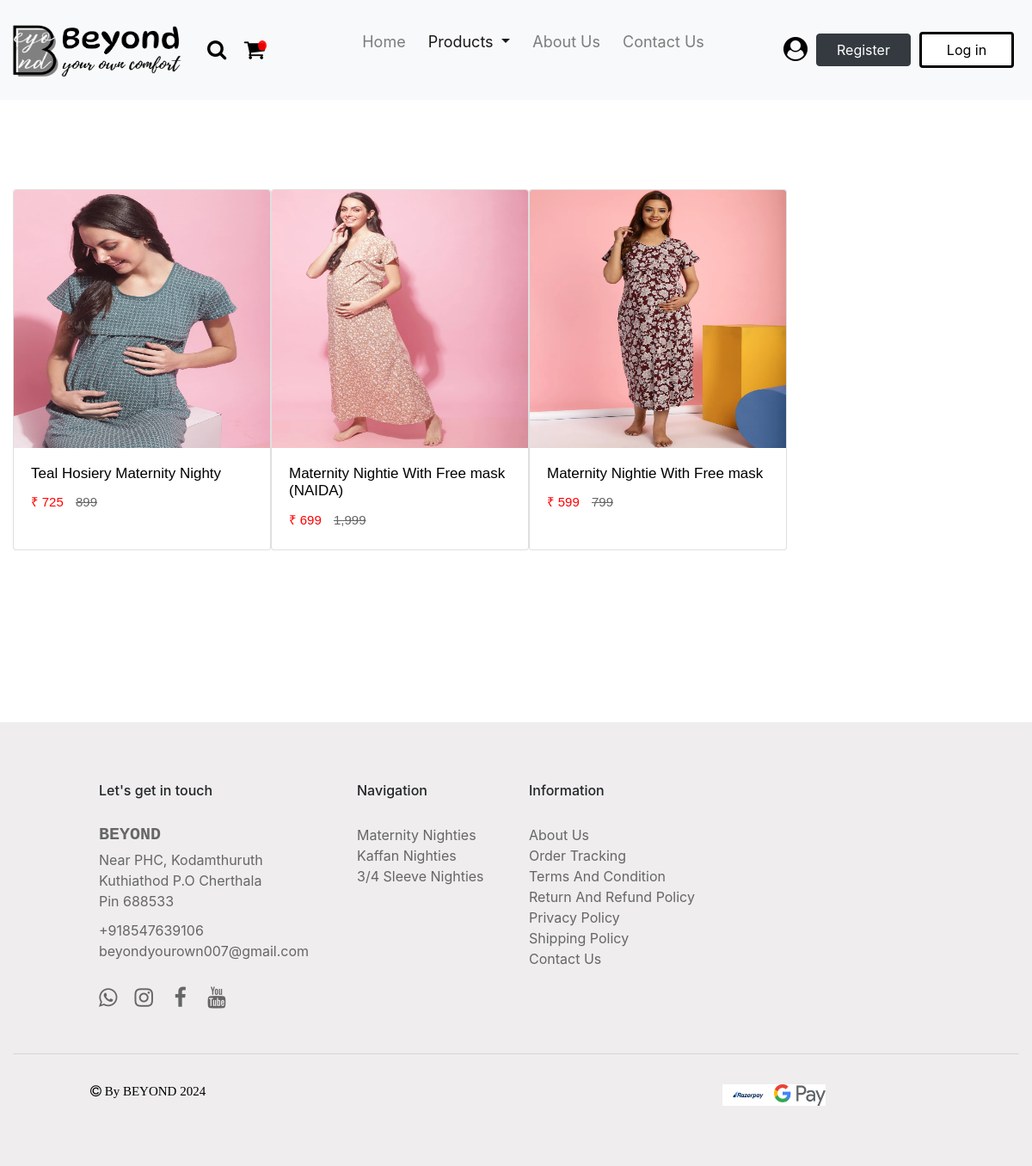
Page /product/maternity/ on the committed database.
### products/models.py (models this page shows, shortened)
class Product(BaseModel):
    product_name = models.CharField(max_length = 100)
    slug = models.SlugField(unique = True, null = True, blank = True)
    category = models.ForeignKey(Category, on_delete = models.CASCADE, related_name = "products")
    brand = models.CharField(max_length = 100, null = True)
    price = models.TextField(max_length = 10, null = True)
    dummy_price = models.TextField(max_length = 10, null = True)
    product_description = models.TextField(max_length = 500)
    color = models.CharField(max_length = 100, null = True)
    size_variant = models.ManyToManyField(SizeVariant, blank = True)

class ProductImage(BaseModel):
    product = models.ForeignKey(Product,  on_delete = models.CASCADE, related_name = "product_images")
    image = models.ImageField(upload_to="product")

### products/views.py (the view)
# urls.py: path('maternity/', maternity, name = 'maternity'),
def maternity(request):
    category_name = 'Maternity Nighties'
    category = Category.objects.get(category_name = category_name)
    products = Product.objects.filter(category = category)
    return render(request, 'product/maternity.html', {'category_name': category_name , 'products': products})

### templates/product/maternity.html (shortened to what this page needs)
{% load static %}
<!DOCTYPE html>
<html lang="en">
<head>
    <link href="https://use.fontawesome.com/releases/v5.0.1/css/all.css" rel="stylesheet">
    <link rel="stylesheet" href="https://cdn.jsdelivr.net/npm/bootstrap@4.6.2/dist/css/bootstrap.min.css">
    <link rel="stylesheet" href="https://cdnjs.cloudflare.com/ajax/libs/font-awesome/4.7.0/css/font-awesome.min.css">
</head>
<body>
    <nav class="navbar navbar-expand-lg navbar-light fixed-top bg-light">
        <a class="navbar-brand" href="{% url 'index' %}"><img src="{% static 'images/logo.png' %}" class="logo"></a>
        <a href="#"><span class="fa fa-search"></span></a>
        <a href="{% url 'cart' %}"><i class="fa badge fa-badge" value="{{ request.user.profile.get_cart_count }}">&#xf07a;</i></a>
        <div class="collapse navbar-collapse" id="navbarSupportedContent">
          <ul class="navbar-nav mr-auto">
            <li class="nav-item">
              <a class="nav-link js-scroll-trigger" href="{% url 'index' %}">Home <span class="sr-only">(current)</span></a>
            </li>
            <li class="nav-item dropdown active">
              <a class="nav-link dropdown-toggle" href="#" role="button" data-toggle="dropdown" aria-expanded="false">
                Products
              </a>
            </li>
            <li class="nav-item">
                <a class="nav-link js-scroll-trigger" href="#">About Us</a>
            </li>
            <li class="nav-item">
                <a class="nav-link js-scroll-trigger" href="#">Contact Us</a>
            </li>
          </ul>
          <form class="form-inline my-2 my-lg-0">
            <a href="" class="account-link js-scroll-trigger"><span class="fa fa-user-circle"></span></a>
            <a class="btn btn-dark js-scroll-trigger" href="{% url 'signup' %}">Register</a>
            <a class="btn btn-outline-dark js-scroll-trigger" href="{% url 'login' %}">Log in</a>
          </form>
        </div>
    </nav>
    <div class="container-fluid" id="container">
        <div class="row">
            {% for i in products %}
            <div class="col-xs-3 col-lg-3">
                <div class="card">
                    <div class="grid-image">
                        <a href="{% url 'get_products' i.slug %}"><img src="/media/{{i.product_images.first.image}}" class="card-img-top" alt="..."></a>
                    </div>
                    <div class="card-body">
                        <a href="{% url 'get_products' i.slug %}" class="link"><h5 class="card-title">{{i.product_name}}</h5></a>
                        <p class="card-price">₹ {{i.price}} <strike class="dummy-price">{{i.dummy_price}}</strike></p>
                    </div>
                </div>
            </div>
            {% endfor %}
        </div>
    </div>
    <div class="container-fluid" id="footer">
        <div class="row">
            <div class="col-xs-1 col-lg-1"></div>
            <div class="col-xs-3 col-lg-3">
                <h6 class="footer-heading">Let's get in touch</h6>
                <h5 class="footer-logo">BEYOND</h5>
                <p class="footer-description"> Near PHC, Kodamthuruth<br>Kuthiathod P.O Cherthala<br>Pin 688533</p>
                <a href="" class="footer-navigation">+918547639106</a><br>
                <a href="" class="footer-navigation">beyondyourown007@gmail.com</a><br>
                <a href="" class="footer-navigation"><span class="fa fa-whatsapp"></span></a><a href=""><span class="fa fa-instagram"></span></a> <a href=""><span class="fa fa-facebook"></span></a> <a href=""><span class="fa fa-youtube"></span></a>
            </div>
            <div class="col-xs-2 col-lg-2">
                <h6 class="footer-heading">Navigation</h6>
                <a href="" class="footer-navigation">Maternity Nighties</a><br>
                <a href="" class="footer-navigation">Kaffan Nighties</a><br>
                <a href="" class="footer-navigation">3/4 Sleeve Nighties</a><br>
            </div>
            <div class="col-xs-3 col-lg-3">
                <h6 class="footer-heading">Information</h6>
                <a href="" class="footer-navigation">About Us</a><br>
                <a href="" class="footer-navigation">Order Tracking</a><br>
                <a href="" class="footer-navigation">Terms And Condition</a><br>
                <a href="" class="footer-navigation">Return And Refund Policy</a><br>
                <a href="" class="footer-navigation">Privacy Policy</a><br>
                <a href="" class="footer-navigation">Shipping Policy</a><br>
                <a href="" class="footer-navigation">Contact Us</a><br>
            </div>
            <div class="col-xs-2 col-lg-2"></div>
            <div class="col-xs-1 col-lg-1"></div>
            <div class="col-xs-12 col-lg-12">
                <hr>
            </div>
            <div class="col-xs-6 col-lg-6">
                <span class="fa fa-copyright"> By BEYOND 2024</span>
            </div>
            <div class="col-xs-6 col-lg-6">
                <img src="{% static 'images/footer_icons.png' %}" class="footer-icon" alt="">
            </div>
        </div>
    </div>
</body>
</html>

### templates/product/maternity.html (style rules this page uses)
.logo { width: 220px; height: 70px; margin-left: 20px; margin-right: -10px; margin-top: 10px; margin-bottom: 10px; }
.navbar-brand { font-size: 38px; font-weight: bolder; font-family:'Courier New', Courier, monospace; margin-right: 5px; margin-left: -30px; }
.fa-badge { color: black; margin-left: 10px; margin-right: 10px; font-size: 26px; }
.badge:after { content:attr(value); font-size:12px; color: #fff; background: red; border-radius:50%; padding: 0 5px; position:relative; left:-8px; top:-10px; opacity:0.9; }
.fa-search { color: black; margin-left: 20px; font-size: 24px; }
.navbar-nav { margin-left: 70px; margin-bottom: 20px; }
.nav-item { margin-left: 5px; margin-right: 5px; font-size: 18px; }
.account-link { color: black !important; text-decoration: none !important; margin-left: 10px; margin-right: 10px; }
.fa-user-circle { font-size: 28px; }
.btn-dark { margin-right: 10px; width: 110px; }
.btn-outline-dark { width: 110px; margin-right: 5px; }
.btn-outline-dark { background-color: white !important; color: black !important; border: solid black; }
#container { margin-top: 170px; margin-bottom: 150px; }
.card { width: 300px !important; height: 420px; margin-left: auto; margin-right: auto; display: block; margin-top: 50px !important; margin-bottom: 50px !important; }
.card-img-top { height: 300px; }
.link { color:black !important; text-decoration: none !important; }
.card-title { font-size: 17px; font-family: Verdana, Geneva, Tahoma, sans-serif; }
.card-price { font-size: 15px; font-family: Verdana, Geneva, Tahoma, sans-serif; color: red; }
.dummy-price { color:#666666; margin-left: 10px; }
.grid-image { height: 300px; overflow: hidden; }
.grid-image .card-img-top { transition: transform .5s ease; }
#footer { background-color: #efeded; padding-bottom: 50px; }
.footer-heading { margin-top: 70px; margin-bottom: 30px; }
.footer-logo { color: #666666; font-family: 'Courier New', Courier, monospace; font-weight: bolder; margin-bottom: 5px; }
.footer-description { color: #666666; margin-bottom: 10px; }
.footer-navigation { color: #666666; text-decoration: none !important; }
.fa-whatsapp { color: #666666; padding-top: 30px !important; font-size: 25px; margin-right: 10px; }
.fa-instagram { color: #666666; padding-top: 30px !important; font-size: 25px; margin-left: 10px; margin-right: 10px; }
.fa-facebook { color: #666666; padding-top: 30px !important; font-size: 25px; margin-left: 10px; margin-right: 10px; }
.fa-youtube { color: #666666; padding-top: 30px !important; font-size: 25px; margin-left: 10px; margin-right: 10px; }
hr { margin-top: 50px; margin-bottom: 30px; }
.fa-copyright { font-size: 15px; font-weight: light !important; color: black; margin-left: 90px; margin-bottom: 20px !important; }
.footer-icon { width: 120px; height: 25px; margin-left: auto; margin-right: auto; display: block; margin-top: 5px !important; margin-bottom: 20px; }

### rows in the picture
Product: product_images.first.image (picture), product_name "Teal Hosiery Maternity Nighty", price "725", dummy_price "899"
Product: product_images.first.image (picture), product_name "Maternity Nightie With Free mask (NAIDA)", price "699", dummy_price "1,999"
Product: product_images.first.image (picture), product_name "Maternity Nightie With Free mask", price "599", dummy_price "799"
